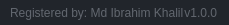
              <widget class="QFrame" name="frame_grip">
               <property name="minimumSize">
                <size>
                 <width>0</width>
                 <height>25</height>
                </size>
               </property>
               <property name="maximumSize">
                <size>
                 <width>16777215</width>
                 <height>25</height>
                </size>
               </property>
               <property name="styleSheet">
                <string notr="true">background-color: rgb(33, 37, 43);</string>
               </property>
               <property name="frameShape">
                <enum>QFrame::NoFrame</enum>
               </property>
               <property name="frameShadow">
                <enum>QFrame::Raised</enum>
               </property>
               <layout class="QHBoxLayout" name="horizontalLayout_6">
                <property name="spacing">
                 <number>0</number>
                </property>
                <property name="leftMargin">
                 <number>0</number>
                </property>
                <property name="topMargin">
                 <number>0</number>
                </property>
                <property name="rightMargin">
                 <number>2</number>
                </property>
                <property name="bottomMargin">
                 <number>0</number>
                </property>
                <item>
                 <widget class="QFrame" name="frame_label_bottom">
                  <property name="frameShape">
                   <enum>QFrame::NoFrame</enum>
                  </property>
                  <property name="frameShadow">
                   <enum>QFrame::Raised</enum>
                  </property>
                  <layout class="QHBoxLayout" name="horizontalLayout_7">
                   <property name="spacing">
                    <number>0</number>
                   </property>
                   <property name="leftMargin">
                    <number>10</number>
                   </property>
                   <property name="topMargin">
                    <number>0</number>
                   </property>
                   <property name="rightMargin">
                    <number>10</number>
                   </property>
                   <property name="bottomMargin">
                    <number>0</number>
                   </property>
                   <item>
                    <widget class="QLabel" name="label_credits">
                     <property name="font">
                      <font>
                       <family>Segoe UI</family>
                      </font>
                     </property>
                     <property name="styleSheet">
                      <string notr="true">color: rgb(98, 103, 111);</string>
                     </property>
                     <property name="text">
                      <string>Registered by: Md Ibrahim Khalil</string>
                     </property>
                    </widget>
                   </item>
                   <item>
                    <widget class="QLabel" name="label_version">
                     <property name="maximumSize">
                      <size>
                       <width>100</width>
                       <height>16777215</height>
                      </size>
                     </property>
                     <property name="font">
                      <font>
                       <family>Segoe UI</family>
                      </font>
                     </property>
                     <property name="styleSheet">
                      <string notr="true">color: rgb(98, 103, 111);</string>
                     </property>
                     <property name="text">
                      <string>v1.0.0</string>
                     </property>
                     <property name="alignment">
                      <set>Qt::AlignRight|Qt::AlignTrailing|Qt::AlignVCenter</set>
                     </property>
                    </widget>
                   </item>
                  </layout>
                 </widget>
                </item>
               </layout>
              </widget>
